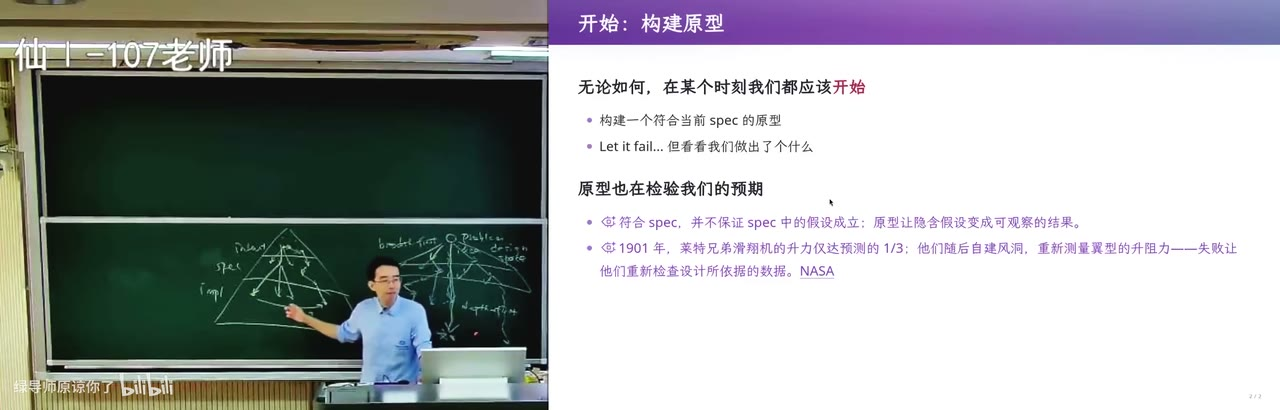
#> input picture 生成式软件工程/lecture-08/visual/scan/sample-00323.jpg, 1280 x 410 px; its folder holds only this picture in this run
$ python analyze.py
#> lines starting #> are read from the running program, lines starting #| are printed output that depends on the picture
from pathlib import Path
from PIL import Image,ImageDraw,ImageFont
import numpy as np,json,hashlib,datetime,shutil
p=Path('/tmp/gse08-visual');files=sorted((p/'scan').glob('sample-*.jpg')); scans=[];candidates=[];representatives=[];prev=None;prevboard=None
font=ImageFont.truetype('/System/Library/Fonts/Menlo.ttc',15)
for n,f in enumerate(files):
 im=Image.open(f);a=np.array(im.crop((550,0,1280,410)).convert('L').resize((183,103)),dtype=np.int16);board=np.array(im.crop((0,70,548,255)).convert('L').resize((137,46)),dtype=np.int16)
#> further down, im is the input picture: PIL image 1280x410 RGB; mean R, G, B 165.2, 167.6, 167.7
#> after `a = np.array(im.crop((550, 0, 1280, 410)).convert('L').resize((183, 10`:
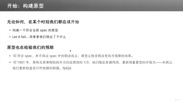
#> a: shape (103, 183) int16; min 74, max 255, mean 234.4
#> after `board = np.array(im.crop((0, 70, 548, 255)).convert('L').resize((137, `:
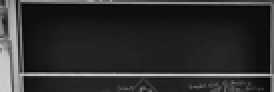
#> board: shape (46, 137) int16 (shown 2 times larger); min 3, max 208, mean 45.6
 delta=np.abs(a-prev) if prev is not None else np.full_like(a,255);bd=np.abs(board-prevboard) if prevboard is not None else np.full_like(board,255)
#> after `delta = np.abs(a - prev) if prev is not None else np.full_like(a, 255)`: delta: shape (103, 183) int16; every value is 255
#> after `bd = np.abs(board - prevboard) if prevboard is not None else np.full_l`: bd: shape (46, 137) int16; every value is 255
 score=float(delta.mean());frac=float((delta>15).mean());bs=float(bd.mean());reason=[]
#> after `score = float(delta.mean())`: score = 255
#> after `frac = float((delta > 15).mean())`: frac = 1
#> after `bs = float(bd.mean())`: bs = 255
 if n%15==0:reason.append('30s_fallback')
 if score>1.5 and frac>.012:reason.append('screen_change')
 if bs>7.0:reason.append('board_change_or_occlusion')
#> (the run stopped early here; a loop or call above may not have finished)

$ run again, on 生成式软件工程/lecture-08/visual/scan/sample-01422.jpg
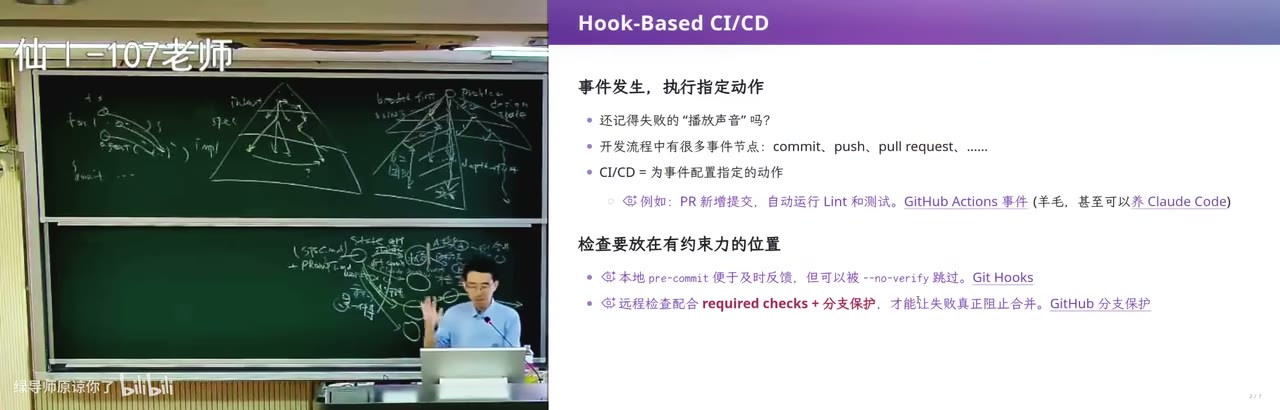
#> input picture 生成式软件工程/lecture-08/visual/scan/sample-01422.jpg, 1280 x 410 px
#> im is the input picture: PIL image 1280x410 RGB; mean R, G, B 166.7, 169.5, 168.4
#> `a = np.array(im.crop((550, 0, 1280, 410)).convert('L').resize((183, 10`:
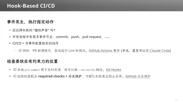
#> a: shape (103, 183) int16; min 63, max 255, mean 233.8
#> `board = np.array(im.crop((0, 70, 548, 255)).convert('L').resize((137, `:
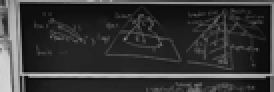
#> board: shape (46, 137) int16 (shown 2 times larger); min 4, max 213, mean 53.1
#> delta: shape (103, 183) int16; every value is 255
#> bd: shape (46, 137) int16; every value is 255
#> score = 255
#> frac = 1
#> bs = 255

$ run again, on 生成式软件工程/lecture-08/visual/scan/sample-01723.jpg
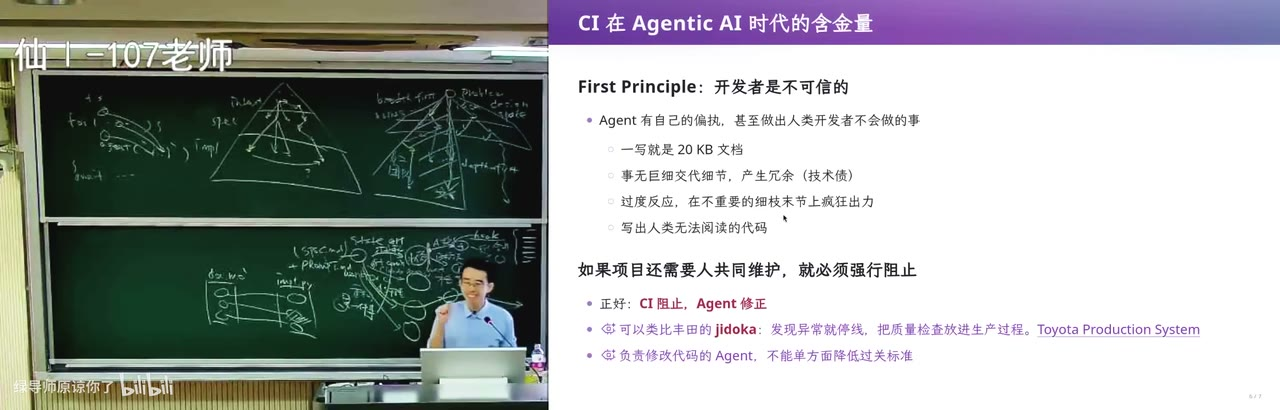
#> input picture 生成式软件工程/lecture-08/visual/scan/sample-01723.jpg, 1280 x 410 px
#> im is the input picture: PIL image 1280x410 RGB; mean R, G, B 166, 169.5, 168
#> `a = np.array(im.crop((550, 0, 1280, 410)).convert('L').resize((183, 10`:
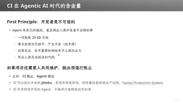
#> a: shape (103, 183) int16; min 73, max 255, mean 233.2
#> `board = np.array(im.crop((0, 70, 548, 255)).convert('L').resize((137, `:
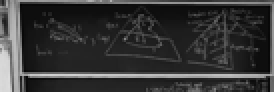
#> board: shape (46, 137) int16 (shown 2 times larger); min 4, max 220, mean 53.3
#> delta: shape (103, 183) int16; every value is 255
#> bd: shape (46, 137) int16; every value is 255
#> score = 255
#> frac = 1
#> bs = 255

$ run again, on 生成式软件工程/lecture-08/visual/scan/sample-01909.jpg
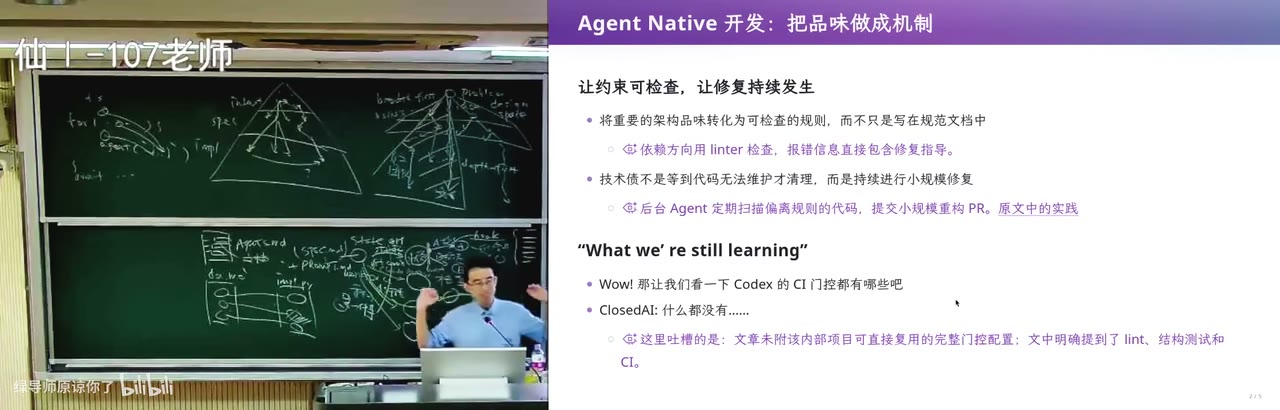
#> input picture 生成式软件工程/lecture-08/visual/scan/sample-01909.jpg, 1280 x 410 px
#> im is the input picture: PIL image 1280x410 RGB; mean R, G, B 166.6, 169.3, 168.9
#> `a = np.array(im.crop((550, 0, 1280, 410)).convert('L').resize((183, 10`:
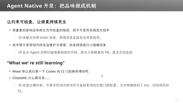
#> a: shape (103, 183) int16; min 69, max 255, mean 233.2
#> `board = np.array(im.crop((0, 70, 548, 255)).convert('L').resize((137, `:
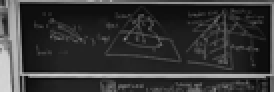
#> board: shape (46, 137) int16 (shown 2 times larger); min 4, max 215, mean 53
#> delta: shape (103, 183) int16; every value is 255
#> bd: shape (46, 137) int16; every value is 255
#> score = 255
#> frac = 1
#> bs = 255

$ run again, on 生成式软件工程/lecture-08/visual/scan/sample-00624.jpg
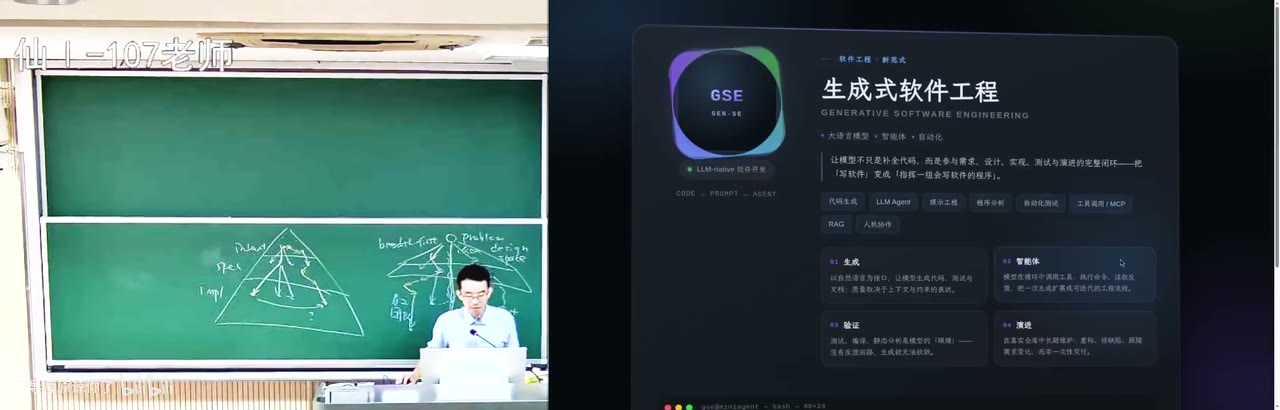
#> input picture 生成式软件工程/lecture-08/visual/scan/sample-00624.jpg, 1280 x 410 px
#> im is the input picture: PIL image 1280x410 RGB; mean R, G, B 68.2, 91.3, 90
#> `a = np.array(im.crop((550, 0, 1280, 410)).convert('L').resize((183, 10`:
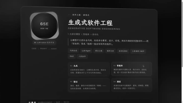
#> a: shape (103, 183) int16; min 2, max 255, mean 30.8
#> `board = np.array(im.crop((0, 70, 548, 255)).convert('L').resize((137, `:
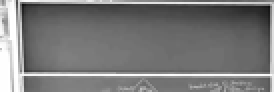
#> board: shape (46, 137) int16 (shown 2 times larger); min 14, max 255, mean 120.7
#> delta: shape (103, 183) int16; every value is 255
#> bd: shape (46, 137) int16; every value is 255
#> score = 255
#> frac = 1
#> bs = 255
